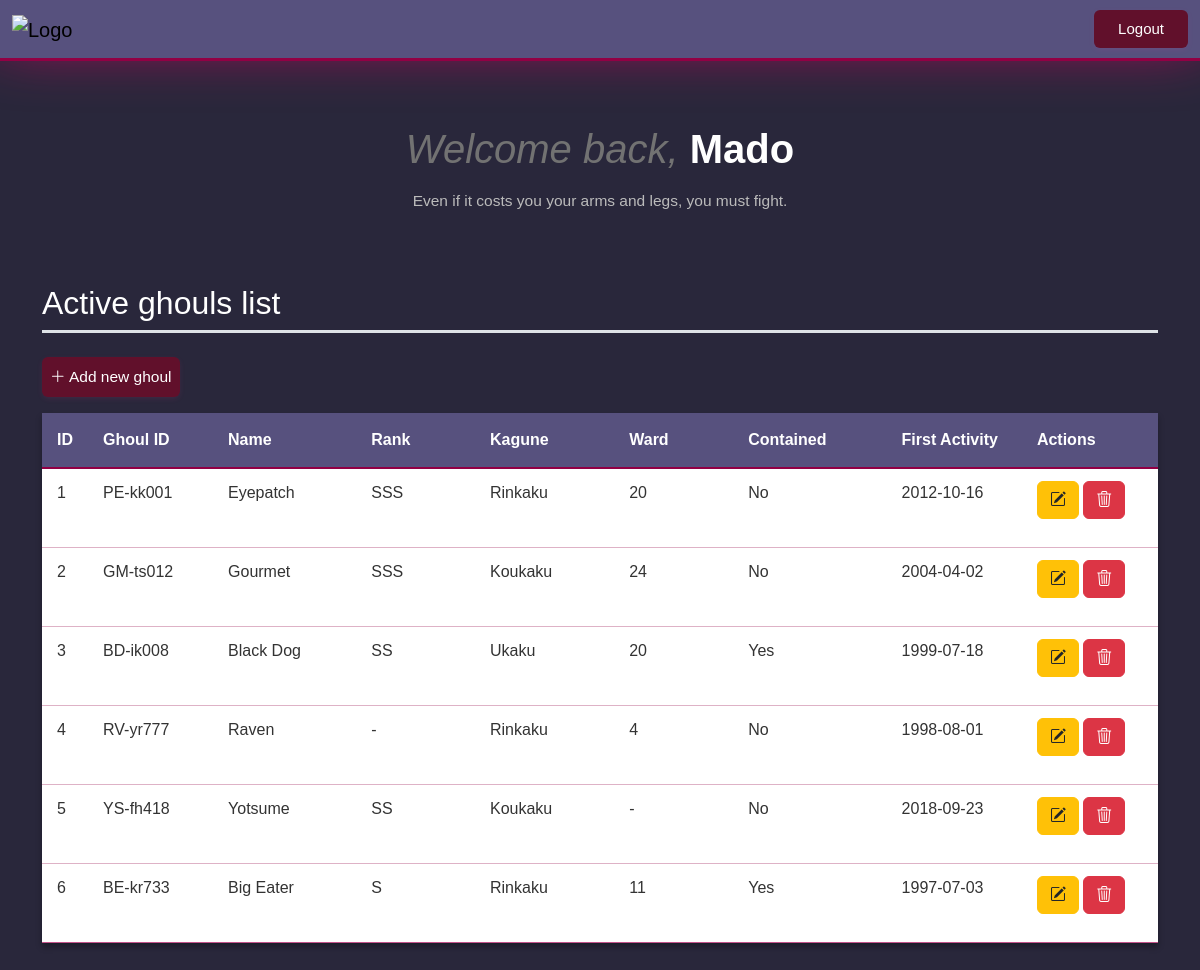
Page /index.php?action=dashboard (signed in) on the committed database.
### tables this page shows
CREATE TABLE `ghouls` (
  `id` int(11) NOT NULL AUTO_INCREMENT PRIMARY KEY,
  `ghoulid` varchar(8) NOT NULL,
  `name` varchar(100) NOT NULL,
  `rank` varchar(3),
  `kagune` enum('Ukaku','Koukaku','Rinkaku','Bikaku') NOT NULL,
  `ward` int(11),
  `contained` tinyint(1) NOT NULL,
  `first_detected_activity` date NOT NULL
);

### models/Ghoul.php (called while the page is built, shortened)
<?php
class Ghoul
{
    private $conn;
    private $table_name = "ghouls";
    public function __construct($db)
    {
        $this->conn = $db;
    }
    public function read()
    {
        $query = "SELECT * FROM " . $this->table_name . " ORDER BY id ASC";
        $stmt = $this->conn->prepare($query);
        $stmt->execute();
        return $stmt;
    }
}

### controllers/GhoulController.php (called while the page is built, shortened)
<?php
include_once 'config/Database.php';
include_once 'models/Ghoul.php';
class GhoulController
{
    private $ghoul;
    public function __construct()
    {
        $database = new Database();
        $this->db = $database->getConnection();
        $this->ghoul = new Ghoul($this->db);
    }
    public function index()
    {
        $stmt = $this->ghoul->read();
        $_SESSION['ghoul'] = $stmt->fetchAll(PDO::FETCH_ASSOC);
    }
}

### config/Database.php (called while the page is built, shortened)
<?php
class Database
{
    private $host = 'localhost';
    private $db_name = 'login_php';
    private $username = 'login-php';
    private $password = 'CCG_login.php';
    public function getConnection()
    {
        $this->PDO = null;
        try {
            $this->PDO = new PDO("mysql:host=" . $this->host . ";dbname=" . $this->db_name, $this->username, $this->password);
            $this->PDO->setAttribute(PDO::ATTR_ERRMODE, PDO::ERRMODE_EXCEPTION);
        } catch (PDOException $exception) {
            echo "Error de conexión: " . $exception->getMessage();
        }
        return $this->PDO;
    }
}

### views/dashboard.php (the view, shortened to what this page needs)
<!DOCTYPE html>
<html lang="es">
<head>
    <link href="https://cdn.jsdelivr.net/npm/bootstrap@5.3.8/dist/css/bootstrap.min.css" rel="stylesheet"
>
    <link rel="stylesheet" href="https://cdn.jsdelivr.net/npm/bootstrap-icons@1.13.1/font/bootstrap-icons.min.css">
    <link rel="stylesheet" href="public/css/dashboard-style.css">
    <link rel="stylesheet" href="public/css/header-style.css">
</head>
<body>
    <?php include 'templates/header.php'; ?>
    <div class="container d-flex justify-content-center align-items-center w-100" style="height: auto;">
        <div>
            <div class="fs-1 mt-3">
                <h1 class="mb-2 text-white text-center fw-bold">
                    <span id="welcome" class="fst-italic">Welcome back,</span>
                    <?php echo $_SESSION['idusuario'] ?>
                </h1>
                <div class="mb-5 p-2 text-center" id="reminder">
                    <p>
                    Even if it costs you your arms and legs, you must fight.
                    </p>
                </div>
            </div>
            <div class="text-white border-bottom border-3 border-subtle mb-4">
                <h2>Active ghouls list</h2>
            </div>
            <a class="btn btn-primary p-2 mb-3" id="btn-crear" href="index.php?action=create"><i class="bi bi-plus-lg"></i> Add new ghoul</a>
            <table class="ghoul-table table fs-6 mb-5 w-100">
                <thead>
                    <tr>
                        <th scope="col">ID</th>
                        <th scope="col">Ghoul ID</th>
                        <th scope="col">Name</th>
                        <th scope="col">Rank</th>
                        <th scope="col">Kagune</th>
                        <th scope="col">Ward</th>
                        <th scope="col">Contained</th>
                        <th scope="col">First Activity</th>
                        <th scope="col">Actions</th>
                    </tr>
                </thead>
                <tbody class="table-group-divider">
                    <?php foreach ($_SESSION['ghoul'] as $ghoul): ?>
                        <tr>
                            <th scope="row"><?php echo $ghoul['id']; ?></th>
                            <td><?php echo $ghoul['ghoulid']; ?></td>
                            <td><?php echo htmlspecialchars($ghoul['name']); ?></td>
                            <td><?php echo htmlspecialchars($ghoul['rank']) ? htmlspecialchars($ghoul['rank']) : '-'; ?></td>
                            <td><?php echo htmlspecialchars($ghoul['kagune']); ?></td>
                            <td><?php echo $ghoul['ward'] == 0 ? '-' : $ghoul['ward']; ?></td>
                            <td><?php echo $ghoul['contained'] == 1 ? 'Yes' : 'No'; ?></td>
                            <td><?php echo $ghoul['first_detected_activity']; ?></td>
                            <td>
                                <a class="btn btn-warning mb-3" href="index.php?action=edit&id=<?php echo $ghoul['id']; ?>"><i class="bi bi-pencil-square text-dark"></i></a>
                                <a class="btn btn-danger mb-3" href="index.php?action=delete&id=<?php echo $ghoul['id']; ?>" onclick="return confirm('¿Estás seguro?');"><i class="bi bi-trash3 text-white"></i></a>
                            </td>
                        </tr>
                    <?php endforeach; ?>
                </tbody>
            </table>
        </div>
    </div>
</body>
</html>

### public/css/dashboard-style.css (style rules this page uses)
* { font-family: 'Trebuchet MS', 'Lucida Sans Unicode', 'Lucida Grande', 'Lucida Sans', Arial, sans-serif; font-weight: 300; margin: 0; }
body { background-color: rgb(41, 39, 59); }
#welcome { color: rgb(114, 114, 114); }
#reminder { font-size: 15.5px; color: #bbbbbb; animation: pulse .5s infinite; }
.table { background-color: #ff89c0d0 !important; border-collapse: collapse !important; box-shadow: 0 4px 6px rgba(0, 0, 0, 0.3) !important; }
.table thead { background-color: rgb(87, 81, 126) !important; }
.table thead tr { background-color: rgb(87, 81, 126) !important; }
.table thead th { color: #fff !important; font-weight: 600 !important; padding: 15px !important; text-align: left !important; border-bottom: 2px solid rgb(146, 0, 68) !important; background-color: rgb(87, 81, 126) !important; }
.table tbody tr { border-bottom: 1px solid rgba(146, 0, 68, 0.3) !important; transition: all 0.3s ease !important; background-color: #ff89c0d0 !important; }
.table tbody td { width: 500px !important; }
.table tbody td, .table tbody th { padding: 12px 15px !important; color: #333 !important; color: #333; }

### rows in the picture
ghouls: id "1", ghoulid "PE-kk001", name "Eyepatch", rank "SSS", kagune "Rinkaku", ward "20", contained "No", first_detected_activity "2012-10-16"
ghouls: id "2", ghoulid "GM-ts012", name "Gourmet", rank "SSS", kagune "Koukaku", ward "24", contained "No", first_detected_activity "2004-04-02"
ghouls: id "3", ghoulid "BD-ik008", name "Black Dog", rank "SS", kagune "Ukaku", ward "20", contained "Yes", first_detected_activity "1999-07-18"
ghouls: id "4", ghoulid "RV-yr777", name "Raven", kagune "Rinkaku", ward "4", contained "No", first_detected_activity "1998-08-01"
ghouls: id "5", ghoulid "YS-fh418", name "Yotsume", rank "SS", kagune "Koukaku", contained "No", first_detected_activity "2018-09-23"
ghouls: id "6", ghoulid "BE-kr733", name "Big Eater", rank "S", kagune "Rinkaku", ward "11", contained "Yes", first_detected_activity "1997-07-03"

### other values in the picture
$_SESSION['idusuario'] "Mado"
